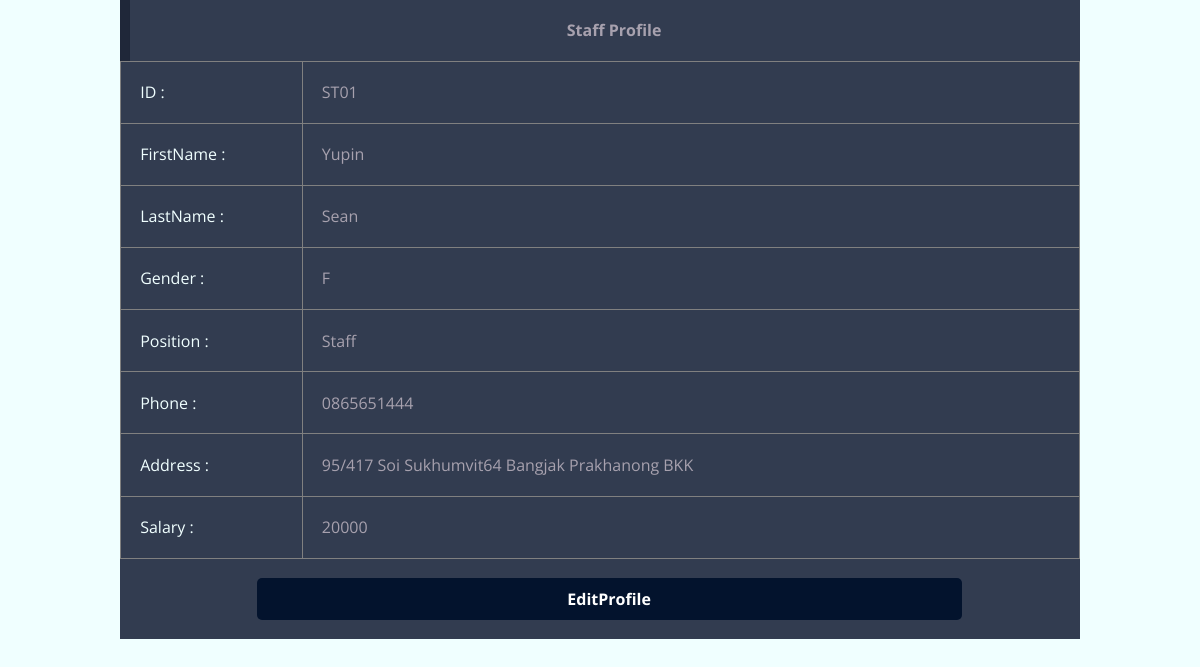
The app's page /Staff.php (signed in) with its own data.
### tables this page shows
CREATE TABLE `staff` (
  `StaffID` varchar(8) NOT NULL,
  `Position` varchar(32) NOT NULL,
  `FirstName` varchar(32) NOT NULL,
  `LastName` varchar(32) NOT NULL,
  `Gender` varchar(1) NOT NULL,
  `Phone` varchar(12) NOT NULL,
  `Email` varchar(32) NOT NULL,
  `Address` varchar(64) NOT NULL,
  `CitizenID` int(13) NOT NULL,
  `Salary` float NOT NULL,
  `Account` int(10) NOT NULL,
  `Password` varchar(32) NOT NULL
);

### Staff.php (the view, shortened to what this page needs)
<?php
	$Host = "localhost";
	$username = "root";
	$pass = "";
	$myDB = "hotel_db";
	$con = mysqli_connect($Host,$username,$pass,$myDB);
?>
<!DOCTYPE html>
<html>
<head>
	<link href="//maxcdn.bootstrapcdn.com/bootstrap/4.1.1/css/bootstrap.min.css" rel="stylesheet" id="bootstrap-css">
		<link rel='stylesheet' href='https://use.fontawesome.com/releases/v5.7.0/css/all.css'>
		<link rel="stylesheet" href="nav.css">
		<link rel="stylesheet" href="Template.css">
	</head>
</head>
	<?php
		$ID = $_SESSION['User'];
		$result = mysqli_query($con,"SELECT * FROM Staff WHERE staffID = '$ID'");
		while($row = mysqli_fetch_array($result))
		{
			$staffID = $row['StaffID'];
			$FirstName = $row['FirstName'];
			$LastName = $row['LastName'];
			$Position = $row['Position'];
			$Gender = $row['Gender'];
			$Phone = $row['Phone'];
			$Address = $row['Address'];
			$Salary = $row['Salary'];
		}
	?>
	<body>
		<table class="container">
			<th><td><div align="center"><b>Staff Profile</b></div></td></th>
		</table>
		<table width="300" border="1" class="container">
			<tr><td>ID 			: </td><td><?php echo $staffID; ?></td></tr>
			<tr><td>FirstName 	: </td><td><?php echo $FirstName; ?></td></tr>
			<tr><td>LastName 	: </td><td><?php echo $LastName; ?></td></tr>
			<tr><td>Gender 		: </td><td><?php echo $Gender; ?></td></tr>
			<tr><td>Position 	: </td><td><?php echo $Position; ?></td></tr>
			<tr><td>Phone 		: </td><td><?php echo $Phone; ?></td></tr>
			<tr><td>Address 	: </td><td><?php echo $Address; ?></td></tr>
			<tr><td>Salary	 	: </td><td><?php echo $Salary; ?></td></tr>
		</table>
		<table class="container">
			<tr><td><div align="center">
			<form action="Editprofile.php" method="post">
				<input type = "submit" value ="EditProfile">
			</form>
			</div></td></tr>
		</table>
	</body>
</html>

### Template.css (style rules this page uses)
body { font-family: 'Open Sans', sans-serif; font-weight: 300; line-height: 1.42em; color:#A7A1AE; background-color:#F0FFFF; }
.container td { font-weight: normal; font-size: 1em; -webkit-box-shadow: 0 2px 2px -2px #0E1119; -moz-box-shadow: 0 2px 2px -2px #0E1119; box-shadow: 0 2px 2px -2px #0E1119; }
.container { text-align: left; overflow: hidden; width: 80%; margin: 0 auto; display: table; padding: 0 0 8em 0; }
.container td, .container th { padding-bottom: 2%; padding-top: 2%; padding-left:2%; }
.container tr:nth-child(odd) { background-color: #323C50; }
.container tr:nth-child(even) { background-color: #323C50; }
.container th { background-color: #1F2739; }
.container td:first-child { color: #F0FFFF; }
input[type=submit] { background-color: #03132d; border: 0; border-radius: 5px; cursor: pointer; color: #fff; font-size:16px; font-weight: bold; line-height: 1.4; padding: 10px; width: 180px }

### Staff.php (style rules this page uses)
input[type = submit] { padding-left: 0; padding-right: 0; height: 75%; width: 75%; }

### records on screen
staff: StaffID "ST01", FirstName "Yupin", LastName "Sean", Gender "F", Position "Staff", Phone "0865651444", Address "95/417 Soi Sukhumvit64 Bangjak Prakhanong BKK", Salary "20000"
